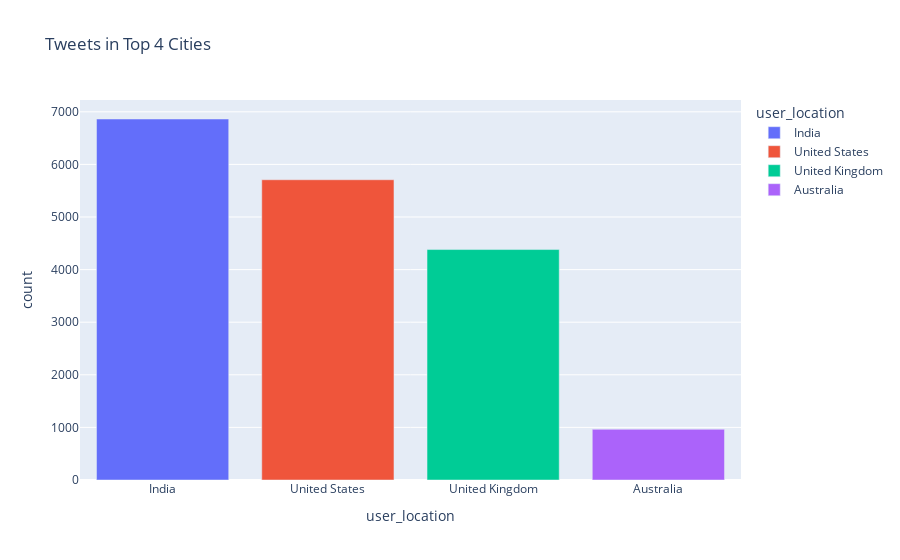

Notebook cell for this chart:
### Markdown cell above
#Data visualization

### Code cell
top_locations = data['user_location'].value_counts().head(4).reset_index()
top_locations.columns = ['user_location', 'count']

fig = px.bar(top_locations,
             x='user_location',
             y='count',
             color='user_location',
             title='Tweets in Top 4 Cities')

fig.show()

### Figure 1 — Plotly figure (JSON) as saved in the notebook; plotly's stock layout.template omitted (floating-point values rounded to 4 significant figures)
{"data": [{"alignmentgroup": "True", "hovertemplate": "user_location=%{x}<br>count=%{y}<extra></extra>", "legendgroup": "India", "marker": {"color": "#636efa", "pattern": {"shape": ""}}, "name": "India", "offsetgroup": "India", "orientation": "v", "showlegend": true, "textposition": "auto", "type": "bar", "x": ["India"], "xaxis": "x", "y": [6863], "yaxis": "y"}, {"alignmentgroup": "True", "hovertemplate": "user_location=%{x}<br>count=%{y}<extra></extra>", "legendgroup": "United States", "marker": {"color": "#EF553B", "pattern": {"shape": ""}}, "name": "United States", "offsetgroup": "United States", "orientation": "v", "showlegend": true, "textposition": "auto", "type": "bar", "x": ["United States"], "xaxis": "x", "y": [5708], "yaxis": "y"}, {"alignmentgroup": "True", "hovertemplate": "user_location=%{x}<br>count=%{y}<extra></extra>", "legendgroup": "United Kingdom", "marker": {"color": "#00cc96", "pattern": {"shape": ""}}, "name": "United Kingdom", "offsetgroup": "United Kingdom", "orientation": "v", "showlegend": true, "textposition": "auto", "type": "bar", "x": ["United Kingdom"], "xaxis": "x", "y": [4381], "yaxis": "y"}, {"alignmentgroup": "True", "hovertemplate": "user_location=%{x}<br>count=%{y}<extra></extra>", "legendgroup": "Australia", "marker": {"color": "#ab63fa", "pattern": {"shape": ""}}, "name": "Australia", "offsetgroup": "Australia", "orientation": "v", "showlegend": true, "textposition": "auto", "type": "bar", "x": ["Australia"], "xaxis": "x", "y": [964], "yaxis": "y"}], "layout": {"barmode": "relative", "legend": {"title": {"text": "user_location"}, "tracegroupgap": 0}, "title": {"text": "Tweets in Top 4 Cities"}, "xaxis": {"anchor": "y", "categoryarray": ["India", "United States", "United Kingdom", "Australia"], "categoryorder": "array", "domain": [0, 1], "title": {"text": "user_location"}}, "yaxis": {"anchor": "x", "domain": [0, 1], "title": {"text": "count"}}}}
